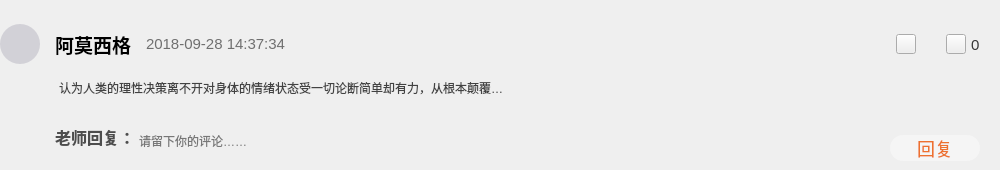
<?xml version="1.0" encoding="UTF-8"?>
<ui version="4.0">
 <class>MessageWidget</class>
 <widget class="QWidget" name="MessageWidget">
  <property name="geometry">
   <rect>
    <x>0</x>
    <y>0</y>
    <width>1000</width>
    <height>170</height>
   </rect>
  </property>
  <property name="windowTitle">
   <string>Form</string>
  </property>
  <layout class="QGridLayout" name="gridLayout">
   <property name="leftMargin">
    <number>0</number>
   </property>
   <property name="topMargin">
    <number>24</number>
   </property>
   <property name="rightMargin">
    <number>20</number>
   </property>
   <property name="bottomMargin">
    <number>0</number>
   </property>
   <property name="horizontalSpacing">
    <number>15</number>
   </property>
   <property name="verticalSpacing">
    <number>10</number>
   </property>
   <item row="0" column="0">
    <widget class="QLabel" name="LabelHead">
     <property name="minimumSize">
      <size>
       <width>40</width>
       <height>40</height>
      </size>
     </property>
     <property name="maximumSize">
      <size>
       <width>40</width>
       <height>40</height>
      </size>
     </property>
     <property name="styleSheet">
      <string notr="true">background-color:rgb(210, 209, 215);
border-radius:20px;
</string>
     </property>
     <property name="text">
      <string/>
     </property>
    </widget>
   </item>
   <item row="0" column="1">
    <layout class="QHBoxLayout" name="horizontalLayout_3">
     <property name="spacing">
      <number>15</number>
     </property>
     <item>
      <widget class="QLabel" name="LabelName">
       <property name="minimumSize">
        <size>
         <width>0</width>
         <height>40</height>
        </size>
       </property>
       <property name="maximumSize">
        <size>
         <width>16777215</width>
         <height>40</height>
        </size>
       </property>
       <property name="font">
        <font>
         <pointsize>14</pointsize>
         <weight>75</weight>
         <bold>true</bold>
        </font>
       </property>
       <property name="text">
        <string>阿莫西格</string>
       </property>
      </widget>
     </item>
     <item>
      <widget class="QLabel" name="LabelTime">
       <property name="minimumSize">
        <size>
         <width>0</width>
         <height>40</height>
        </size>
       </property>
       <property name="maximumSize">
        <size>
         <width>16777215</width>
         <height>40</height>
        </size>
       </property>
       <property name="font">
        <font>
         <pointsize>11</pointsize>
        </font>
       </property>
       <property name="styleSheet">
        <string notr="true">color: rgb(111, 111, 111);</string>
       </property>
       <property name="text">
        <string>2018-09-28 14:37:34</string>
       </property>
      </widget>
     </item>
     <item>
      <spacer name="horizontalSpacer">
       <property name="orientation">
        <enum>Qt::Horizontal</enum>
       </property>
       <property name="sizeHint" stdset="0">
        <size>
         <width>40</width>
         <height>20</height>
        </size>
       </property>
      </spacer>
     </item>
     <item>
      <layout class="QHBoxLayout" name="horizontalLayout_2">
       <property name="spacing">
        <number>30</number>
       </property>
       <item>
        <widget class="QPushButton" name="PButtonReplyTop">
         <property name="minimumSize">
          <size>
           <width>20</width>
           <height>20</height>
          </size>
         </property>
         <property name="maximumSize">
          <size>
           <width>20</width>
           <height>20</height>
          </size>
         </property>
         <property name="styleSheet">
          <string notr="true">border-image: url(:/res/course_info/课程详情_回复.png);</string>
         </property>
         <property name="text">
          <string/>
         </property>
        </widget>
       </item>
       <item>
        <layout class="QHBoxLayout" name="horizontalLayout">
         <property name="spacing">
          <number>5</number>
         </property>
         <item>
          <widget class="QPushButton" name="PButtonPraise">
           <property name="minimumSize">
            <size>
             <width>20</width>
             <height>20</height>
            </size>
           </property>
           <property name="maximumSize">
            <size>
             <width>20</width>
             <height>20</height>
            </size>
           </property>
           <property name="styleSheet">
            <string notr="true">QPushButton
{
border-image: url(:/res/course_info/课程详情_没赞.png);
}
QPushButton:checked
{
border-image: url(:/res/course_info/课程详情_赞.png);
}
</string>
           </property>
           <property name="text">
            <string/>
           </property>
           <property name="checkable">
            <bool>true</bool>
           </property>
           <property name="checked">
            <bool>false</bool>
           </property>
          </widget>
         </item>
         <item>
          <widget class="QLabel" name="LabelPraiseCount">
           <property name="minimumSize">
            <size>
             <width>0</width>
             <height>20</height>
            </size>
           </property>
           <property name="maximumSize">
            <size>
             <width>16777215</width>
             <height>20</height>
            </size>
           </property>
           <property name="styleSheet">
            <string notr="true">font-size:15px;
color: rgb(55, 55, 55);</string>
           </property>
           <property name="text">
            <string>0</string>
           </property>
           <property name="alignment">
            <set>Qt::AlignBottom|Qt::AlignLeading|Qt::AlignLeft</set>
           </property>
          </widget>
         </item>
        </layout>
       </item>
      </layout>
     </item>
    </layout>
   </item>
   <item row="1" column="0">
    <spacer name="verticalSpacer_2">
     <property name="orientation">
      <enum>Qt::Vertical</enum>
     </property>
     <property name="sizeHint" stdset="0">
      <size>
       <width>20</width>
       <height>37</height>
      </size>
     </property>
    </spacer>
   </item>
   <item row="1" column="1">
    <widget class="QTextEdit" name="TEditMessage">
     <property name="minimumSize">
      <size>
       <width>0</width>
       <height>40</height>
      </size>
     </property>
     <property name="maximumSize">
      <size>
       <width>16777215</width>
       <height>40</height>
      </size>
     </property>
     <property name="styleSheet">
      <string notr="true">QTextEdit
{
border:0px;
background-color:transparent;
color: rgb(66, 66, 66);
}
</string>
     </property>
     <property name="readOnly">
      <bool>true</bool>
     </property>
     <property name="html">
      <string>&lt;!DOCTYPE HTML PUBLIC &quot;-//W3C//DTD HTML 4.0//EN&quot; &quot;http://www.w3.org/TR/REC-html40/strict.dtd&quot;&gt;
&lt;html&gt;&lt;head&gt;&lt;meta name=&quot;qrichtext&quot; content=&quot;1&quot; /&gt;&lt;style type=&quot;text/css&quot;&gt;
p, li { white-space: pre-wrap; }
&lt;/style&gt;&lt;/head&gt;&lt;body style=&quot; font-family:'SimSun'; font-size:9pt; font-weight:400; font-style:normal;&quot;&gt;
&lt;p style=&quot; margin-top:0px; margin-bottom:0px; margin-left:0px; margin-right:0px; -qt-block-indent:0; text-indent:0px;&quot;&gt;&lt;span style=&quot; font-size:12px;&quot;&gt;认为人类的理性决策离不开对身体的情绪状态受一切论断简单却有力，从根本颠覆…&lt;/span&gt;&lt;/p&gt;&lt;/body&gt;&lt;/html&gt;</string>
     </property>
    </widget>
   </item>
   <item row="2" column="1">
    <layout class="QHBoxLayout" name="horizontalLayout_5">
     <property name="spacing">
      <number>0</number>
     </property>
     <item>
      <layout class="QVBoxLayout" name="verticalLayout">
       <property name="spacing">
        <number>0</number>
       </property>
       <item>
        <widget class="QLabel" name="label">
         <property name="minimumSize">
          <size>
           <width>0</width>
           <height>20</height>
          </size>
         </property>
         <property name="maximumSize">
          <size>
           <width>16777215</width>
           <height>20</height>
          </size>
         </property>
         <property name="font">
          <font>
           <pointsize>12</pointsize>
           <weight>75</weight>
           <bold>true</bold>
          </font>
         </property>
         <property name="styleSheet">
          <string notr="true">color: rgb(77, 77, 77);</string>
         </property>
         <property name="text">
          <string>老师回复：</string>
         </property>
        </widget>
       </item>
       <item>
        <spacer name="verticalSpacer">
         <property name="orientation">
          <enum>Qt::Vertical</enum>
         </property>
         <property name="sizeHint" stdset="0">
          <size>
           <width>0</width>
           <height>0</height>
          </size>
         </property>
        </spacer>
       </item>
      </layout>
     </item>
     <item>
      <layout class="QHBoxLayout" name="horizontalLayout_4">
       <property name="spacing">
        <number>30</number>
       </property>
       <item>
        <widget class="QTextEdit" name="TEditReply">
         <property name="minimumSize">
          <size>
           <width>0</width>
           <height>40</height>
          </size>
         </property>
         <property name="maximumSize">
          <size>
           <width>16777215</width>
           <height>40</height>
          </size>
         </property>
         <property name="styleSheet">
          <string notr="true">border:0px;
background-color:transparent;
</string>
         </property>
         <property name="readOnly">
          <bool>true</bool>
         </property>
         <property name="html">
          <string>&lt;!DOCTYPE HTML PUBLIC &quot;-//W3C//DTD HTML 4.0//EN&quot; &quot;http://www.w3.org/TR/REC-html40/strict.dtd&quot;&gt;
&lt;html&gt;&lt;head&gt;&lt;meta name=&quot;qrichtext&quot; content=&quot;1&quot; /&gt;&lt;style type=&quot;text/css&quot;&gt;
p, li { white-space: pre-wrap; }
&lt;/style&gt;&lt;/head&gt;&lt;body style=&quot; font-family:'SimSun'; font-size:9pt; font-weight:400; font-style:normal;&quot;&gt;
&lt;p style=&quot;-qt-paragraph-type:empty; margin-top:0px; margin-bottom:0px; margin-left:0px; margin-right:0px; -qt-block-indent:0; text-indent:0px;&quot;&gt;&lt;br /&gt;&lt;/p&gt;&lt;/body&gt;&lt;/html&gt;</string>
         </property>
         <property name="placeholderText">
          <string>请留下你的评论……</string>
         </property>
        </widget>
       </item>
       <item>
        <widget class="QPushButton" name="PButtonReplyBottom">
         <property name="minimumSize">
          <size>
           <width>90</width>
           <height>26</height>
          </size>
         </property>
         <property name="maximumSize">
          <size>
           <width>90</width>
           <height>26</height>
          </size>
         </property>
         <property name="font">
          <font>
           <pointsize>-1</pointsize>
          </font>
         </property>
         <property name="styleSheet">
          <string notr="true">color: rgb(237, 113, 46);
font-size:18px;
border-radius:13px;
background-color: rgb(245, 245, 245);</string>
         </property>
         <property name="text">
          <string>回复</string>
         </property>
        </widget>
       </item>
      </layout>
     </item>
    </layout>
   </item>
  </layout>
 </widget>
 <resources/>
 <connections/>
</ui>
